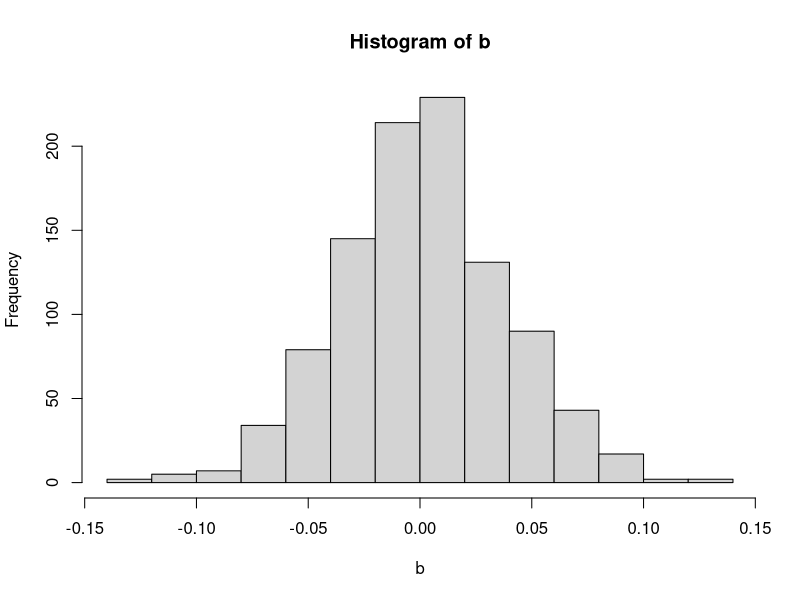
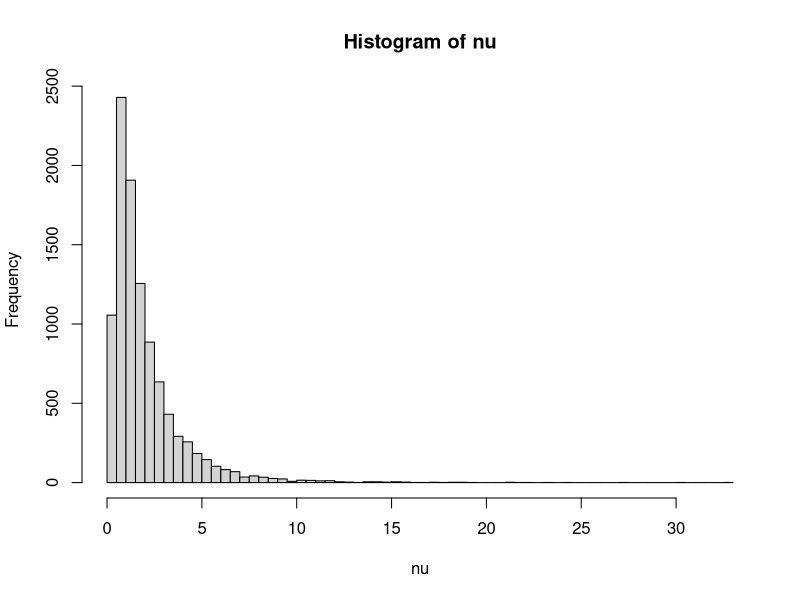
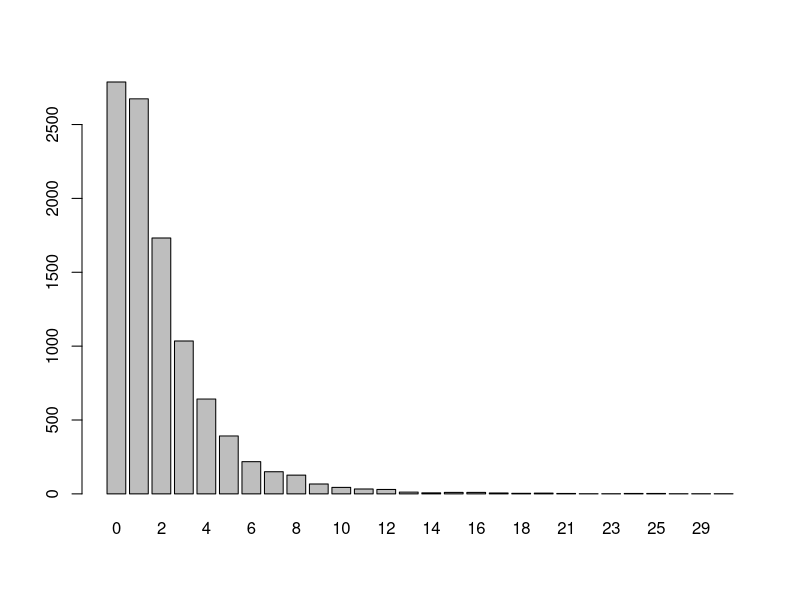
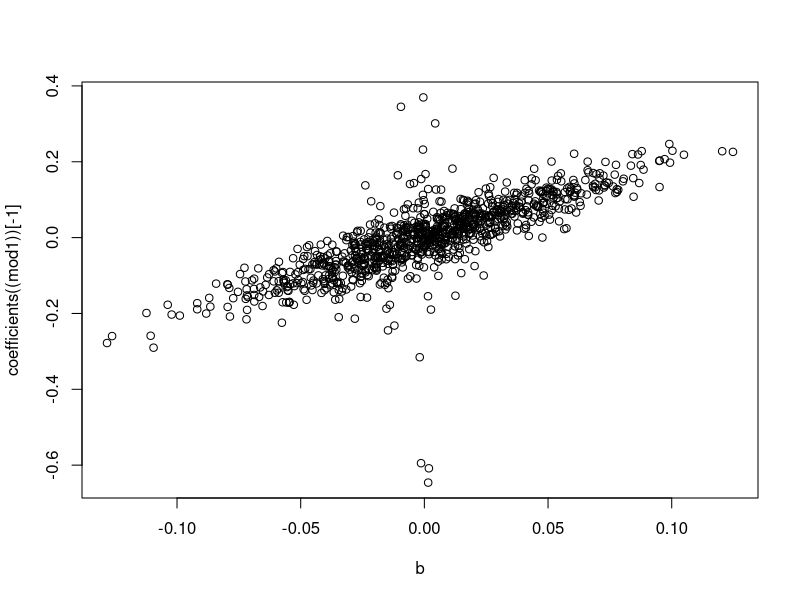
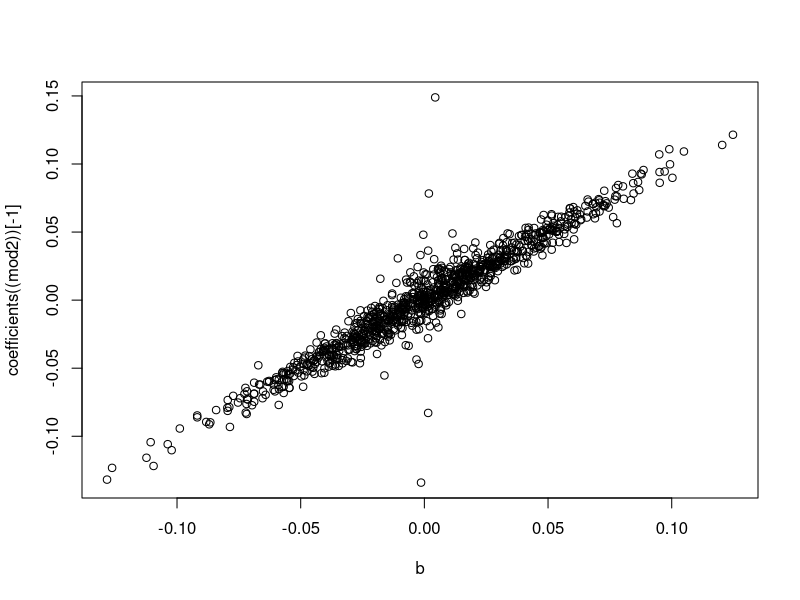
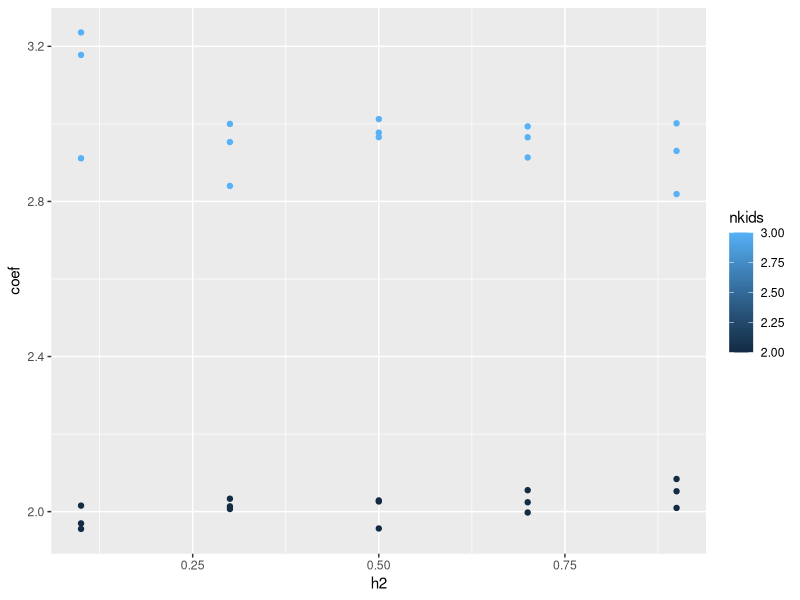
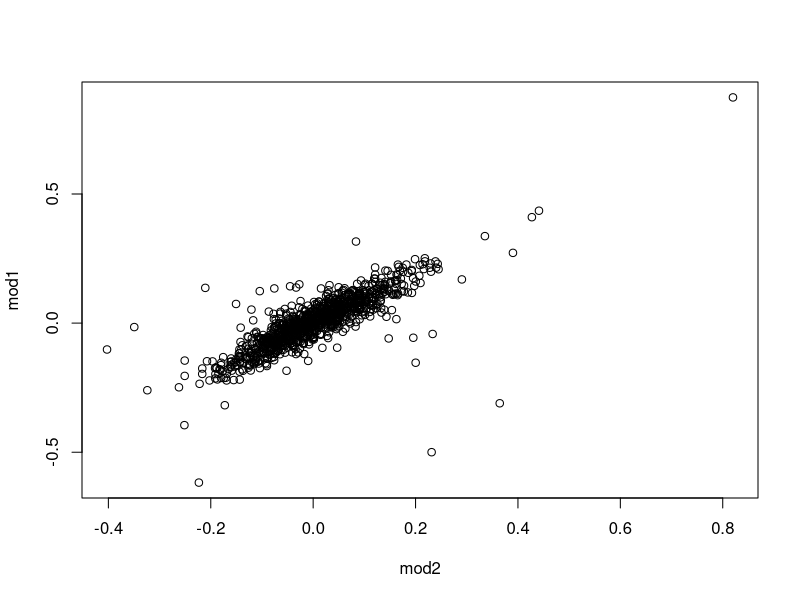
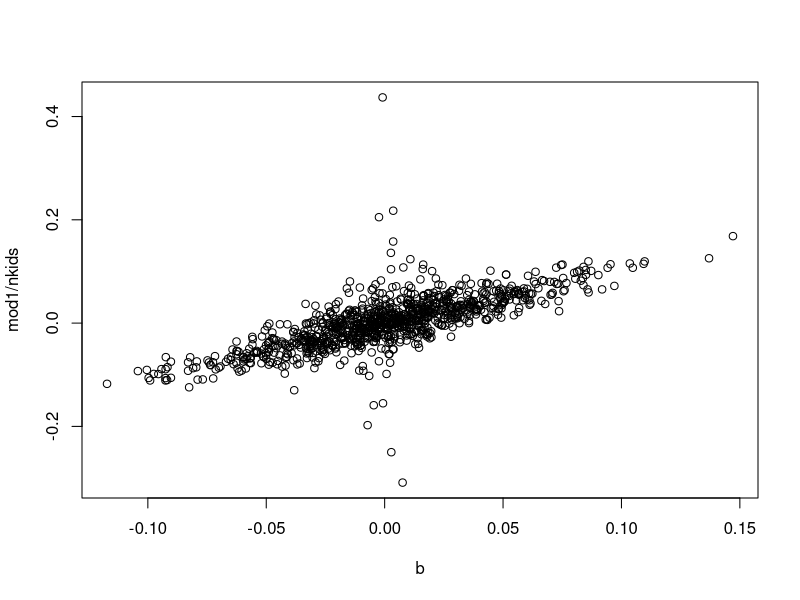

Write R code to recreate these figures, in order.
## ---- chunk 1
library(dplyr)
nid <- 10000
nsnp <- 1000
af <- runif(nsnp)
h2 <- 0.8
g <- lapply(1:nsnp, function(x) rbinom(nid, 2, af[x])) %>% do.call(cbind, .)
## ---- chunk 2
sigmag <- sqrt(2 * af * (1-af))
b <- rnorm(nsnp, mean=0, sd=sigmag)
## ---- chunk 3
sigmal <- sqrt(log(1+2^2/2^2))

vg <- sum(af * 2 * (1 - af) * b^2)
ve <- (vg - h2 * vg)/h2
vy <- vg + ve
b <- b/sqrt(vy) * sigmal
hist(b)
sd(b)

mu <- log(2^2 / sqrt(2^2 + 2^2)) - sum(2*af*b)
## ---- chunk 4
gbv <- g %*% b
l <- mu + gbv + rnorm(nid, 0, sqrt(sigmal^2 * (1-h2)))
cor(gbv, l)^2
## ---- chunk 5
nu <- exp(l)
mean(nu)
sd(nu)
hist(nu, breaks=100)
## ---- chunk 6
y <- rpois(nid, nu)
barplot(table(y))
## ---- chunk 7
mod1 <- lm(y ~ g)
mod2 <- lm(l ~ g)
plot(coefficients((mod1))[-1] ~ b)
plot(coefficients((mod2))[-1] ~ b)
summary(lm(coefficients(mod1)[-1] ~ b))
## ---- chunk 8
simulate <- function(h2, nsnp, nid, nkids)
{
  af <- runif(nsnp)
  g <- lapply(1:nsnp, function(x) rbinom(nid, 2, af[x])) %>% do.call(cbind, .)
  sigmag <- sqrt(2 * af * (1-af))
  b <- rnorm(nsnp, mean=0, sd=sigmag)
  vg <- sum(af * 2 * (1 - af) * b^2)
  ve <- (vg - h2 * vg)/h2
  vy <- vg + ve
  b <- b/sqrt(vy) * sigmal
  mu <- log(nkids^2 / sqrt(nkids^2 + nkids^2)) - sum(2*af*b)
  sigmal <- sqrt(log(1+nkids^2/nkids^2))
  gbv <- g %*% b
  l <- mu + gbv + rnorm(nid, 0, sqrt(sigmal^2 * (1-h2)))
  nu <- exp(l)
  y <- rpois(nid, nu)
  mod <- sapply(1:nsnp, function(x) lm(y ~ g[,x])$coef[2])
  return(lm(mod ~ b)$coef[2])
}

param <- expand.grid(
  h2=c(0.1, 0.3, 0.5, 0.7, 0.9),
  nkids=c(2,3),
  nsnp=c(500),
  sim=c(1:3),
  nid=10000
)

for(i in 1:nrow(param))
{
  message(i)
  param$coef[i] <- simulate(param$h2[i], param$nsnp[i], param$nid[i], param$nkids[i])
}
## ---- chunk 9
str(param)
library(ggplot2)
ggplot(param, aes(h2, coef)) +
  geom_point(aes(colour=nkids))
## ---- chunk 10
nsnp <- 1000
nid <- 10000
nkids <- 2
h2 <- 0.8

# sample allele frequencies
af <- runif(nsnp)

# generate genotypes
g <- lapply(1:nsnp, function(x) rbinom(nid, 2, af[x])) %>% do.call(cbind, .)

# variance of liability should scale to nkids once exponentiated
sigmal <- sqrt(log(1+nkids^2/nkids^2))

# generate effect sizes
sigmag <- sqrt(2 * af * (1-af))
b <- rnorm(nsnp, mean=0, sd=sigmag)
vg <- sum(af * 2 * (1 - af) * b^2)
ve <- (vg - h2 * vg)/h2
vy <- vg + ve
b <- b/sqrt(vy) * sigmal

# mean of liability should scale to nkids once exponentiated
mu <- log(nkids^2 / sqrt(nkids^2 + nkids^2)) - sum(2*af*b)

# generate liability (fitness)
gbv <- g %*% b
l <- mu + gbv + rnorm(nid, 0, sqrt(sigmal^2 * (1-h2)))

# transform to observed scale
nu <- exp(l)

# sample counts by drawing from poisson
y1 <- rpois(nid, nu)

# sample counts by assigning children using sample
child_parent <- sample(1:nid, nkids*nid, replace=TRUE, prob=nu)
y2 <- rep(0,nid)
tabParents <- table(child_parent)
y2[as.numeric(unlist(dimnames(tabParents)))] <- tabParents

# estimate effects of each SNP on poisson y
mod1 <- sapply(1:nsnp, function(x) lm(y1 ~ g[,x])$coef[2])

# estimate effects of each SNP on sample y
mod2 <- sapply(1:nsnp, function(x) lm(y2 ~ g[,x])$coef[2])

# how do the SNP effect estimates compare across the two models?
plot(mod1 ~ mod2)
## ---- chunk 11
plot(mod1/nkids ~ b)
## ---- chunk 12
lm(mod1/nkids ~ b)
## ---- chunk 13
nsnp <- 100
nid <- 10000
nkids <- 2
h2 <- 0.8

# sample allele frequencies
af <- runif(nsnp)

# generate genotypes
g <- lapply(1:nsnp, function(x) rbinom(nid, 2, af[x])) %>% do.call(cbind, .)

# generate effect sizes
sigmag <- sqrt(2 * af * (1-af))
b <- rnorm(nsnp, mean=0, sd=sigmag)
vg <- sum(af * 2 * (1 - af) * b^2)
ve <- (vg - h2 * vg)/h2
vy <- vg + ve
b <- b/sqrt(vy) * sigmal

# mean of liability should scale to nkids once exponentiated
mu <- log(nkids^2 / sqrt(nkids^2 + nkids^2)) - sum(2*af*b)

# variance of liability should scale to nkids once exponentiated
sigmal <- sqrt(log(1+nkids^2/nkids^2))

# generate liability (fitness)
gbv <- g %*% b
l <- mu + gbv + rnorm(nid, 0, sqrt(sigmal^2 * (1-h2)))

# transform to observed scale
nu <- exp(l)

# sample counts by drawing from poisson
y1 <- rpois(nid, nu)

# estimate effects of each SNP using lm
mod1 <- lapply(1:nsnp, function(x) summary(lm(y1 ~ g[,x])))

# estimate effects of each SNP using glm
mod2 <- lapply(1:nsnp, function(x) summary(glm(y1 ~ g[,x], family=poisson(link="log"))))

b1 <- sapply(mod1, function(x) { x$coef[2,1]})
b2 <- sapply(mod2, function(x) { x$coef[2,1]})
se1 <- sapply(mod1, function(x) { x$coef[2,2]})
se2 <- sapply(mod2, function(x) { x$coef[2,2]})
pval1 <- sapply(mod1, function(x) { x$coef[2,4]})
pval2 <- sapply(mod2, function(x) { x$coef[2,4]})

# how do the SNP effect estimates compare across the two models?
plot(b1 ~ b2)
## ---- chunk 14
summary(lm(b2 ~ b1))
## ---- chunk 15
plot(se1 ~ se2)
## ---- chunk 16
summary(lm(se2 ~ se1))
## ---- chunk 17
plot(pval1 ~ pval2)
table(pval1 < 0.05, pval2 < 0.05)
## ---- chunk 18
nsnp <- 100
nid <- 10000
nkids <- 2
h2 <- 0.8

# sample allele frequencies
af <- runif(nsnp)

# generate genotypes
g <- lapply(1:nsnp, function(x) rbinom(nid, 2, af[x])) %>% do.call(cbind, .)

# generate effect sizes
sigmag <- sqrt(2 * af * (1-af))
b <- rnorm(nsnp, mean=0, sd=sigmag)
vg <- sum(af * 2 * (1 - af) * b^2)
ve <- (vg - h2 * vg)/h2
vy <- vg + ve
b <- b/sqrt(vy) * sigmal

# mean of liability should scale to nkids once exponentiated
mu <- log(nkids^2 / sqrt(nkids^2 + nkids^2)) - sum(2*af*b)

# variance of liability should scale to nkids once exponentiated
sigmal <- sqrt(log(1+nkids^2/nkids^2))

# generate liability (fitness)
gbv <- g %*% b
l <- mu + gbv + rnorm(nid, 0, sqrt(sigmal^2 * (1-h2)))

# transform to observed scale
nu <- exp(l)

# sample counts by drawing from poisson
y1 <- rpois(nid, nu)

# estimate effects of each SNP on raw units
mod1 <- sapply(1:nsnp, function(x) lm(y1 ~ g[,x])$coef[2])

y2 <- scale(y1)

# estimate effects of each SNP on sd units
mod2 <- sapply(1:nsnp, function(x) lm(y2 ~ g[,x])$coef[2])

# how do the SNP effect estimates compare across the two models?
plot(mod1 ~ mod2)
## ---- chunk 19
mod2a <- mod2 * sd(y1)
plot(mod1 ~ mod2a)
